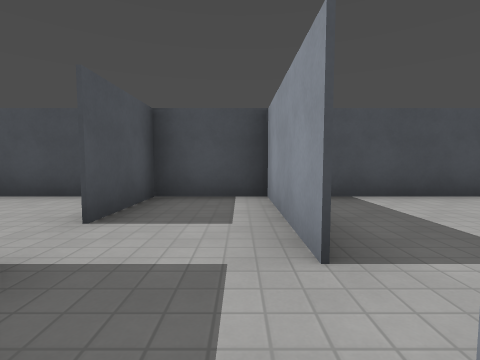
[1] (above)

24 first-person views from a walk through a level from a Godot 3-D game. The camera is 1.2 m above the floor, tilts 4° down and sees 85° across. The floor is counted in squares, 2 m on a side. Each view is taken from the middle of a square. On the plan, view 1 faces up. The plan holds only what a view shows up to about 9 squares ahead; the rest is blank. The place goes on beyond the plan. Door leaves are left out where a doorway can be walked through. Surface patterns are stand-ins for the level's own textures.

[2]
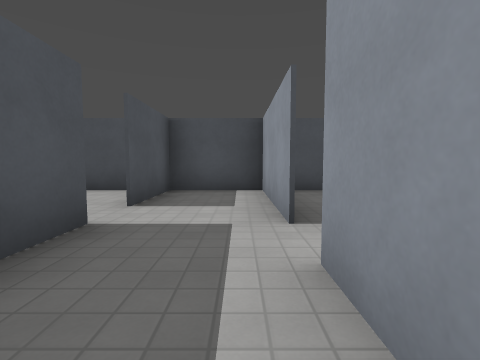

[3]
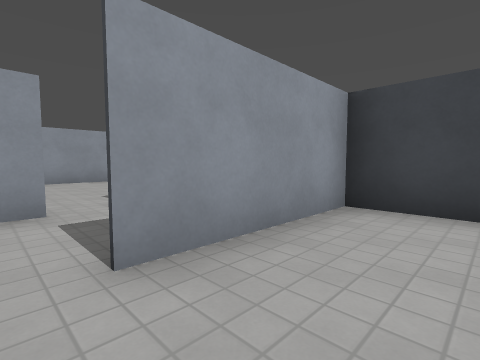

[4]
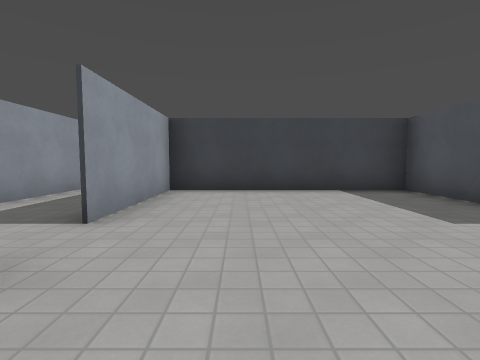

[5]
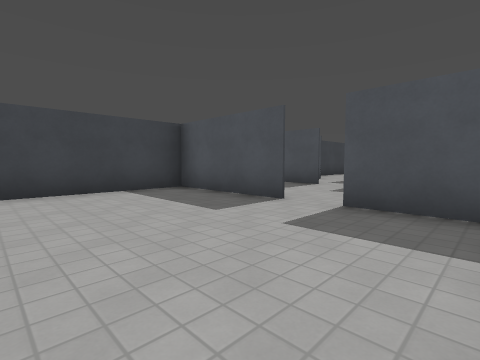

[6]
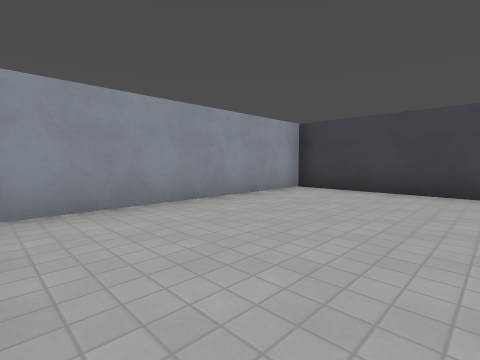

[7]
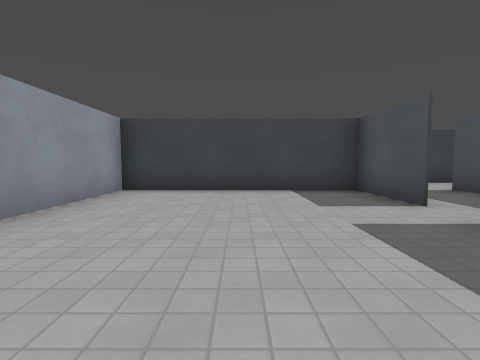

[8]
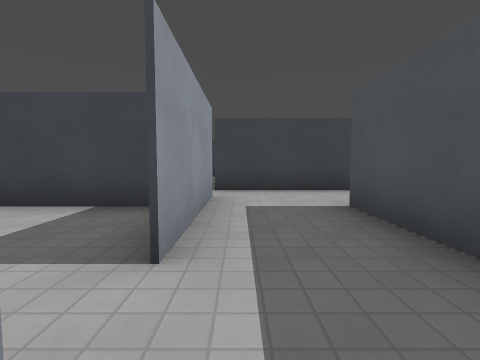

[9]
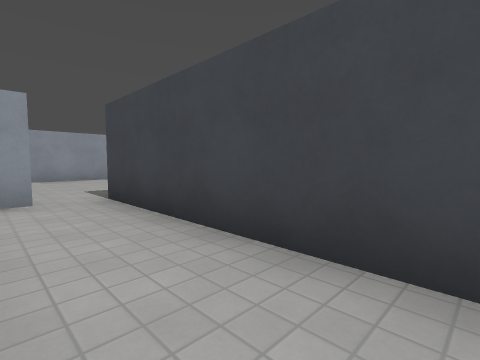

[10]
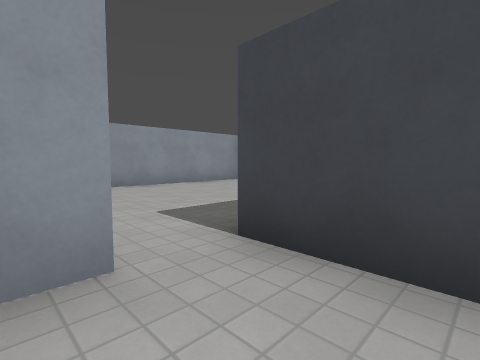

[11]
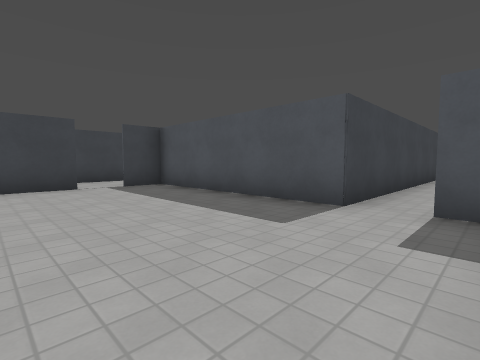

[12]
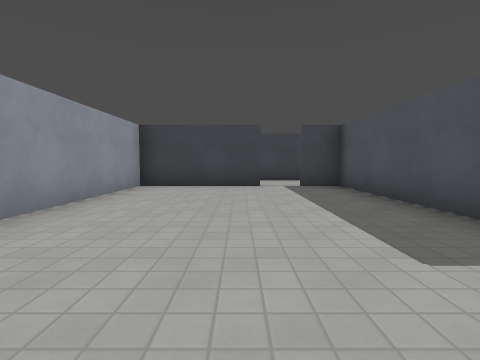

[13]
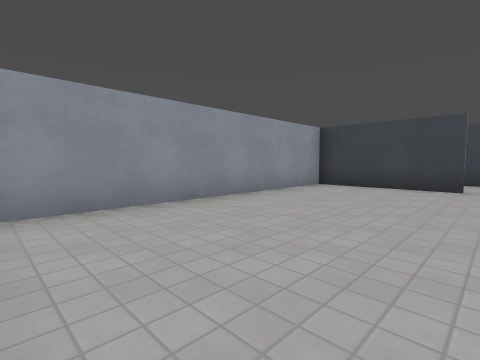

[14]
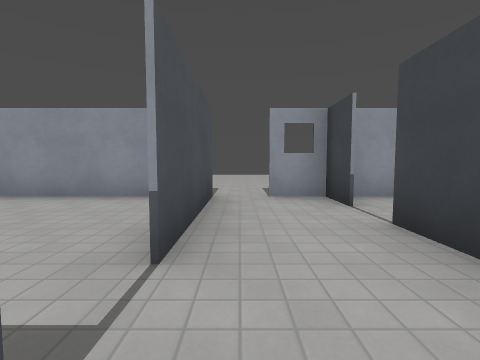

[15]
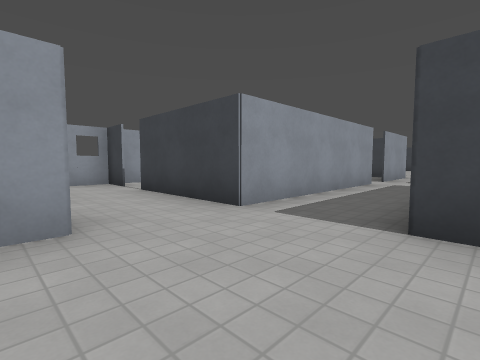

[16]
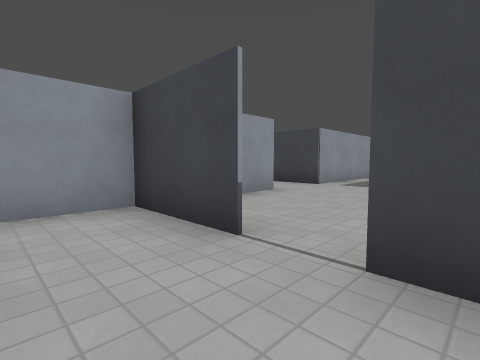

[17]
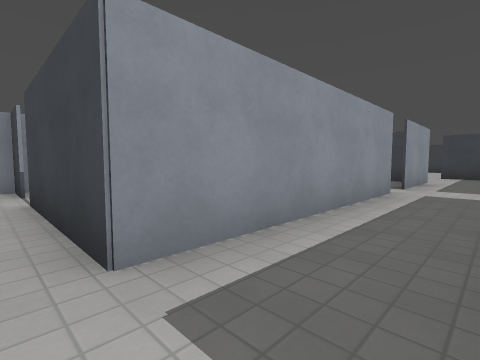

[18]
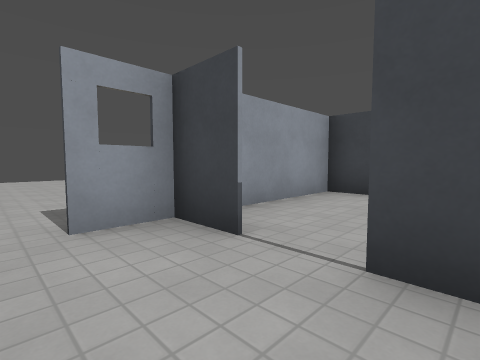

[19]
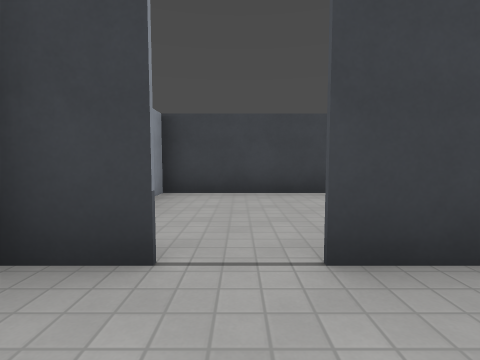

[20]
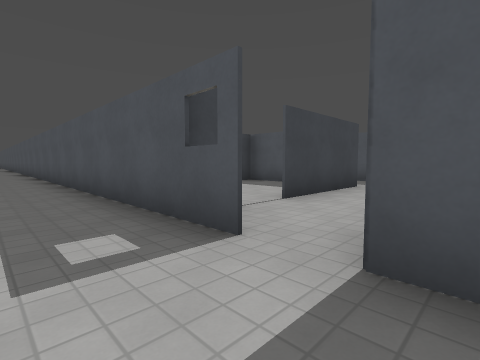

[21]
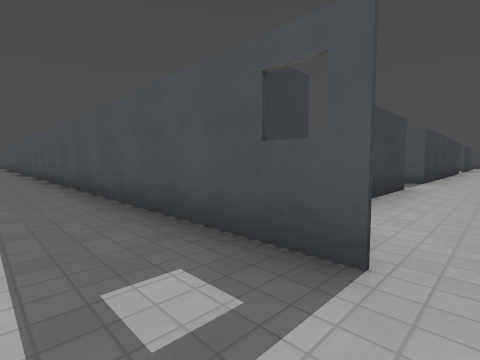

[22]
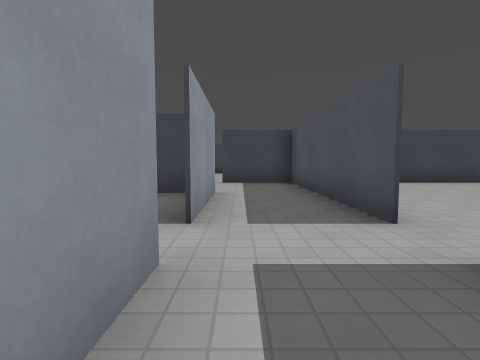

[23]
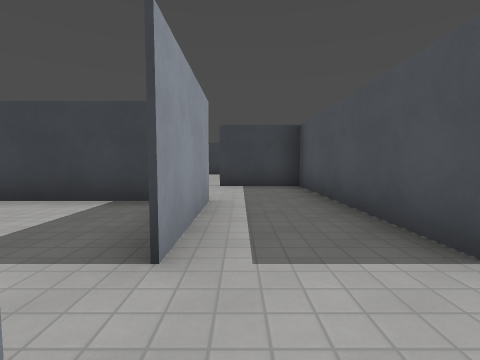

[24]
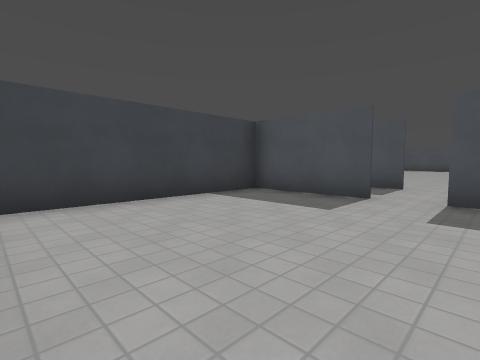

### Floor plan
Points are (right, up) in squares from view 1. A wall is a line through its corners. A room is listed if a view was taken in it or the views show most of it. See-through windows are left out.
Room 1 (views 1, 2)
walls: (0.5, -1.4) (0.5, 0.5); (-1.5, 1.5) (-1.5, -1.5)
ways out: open door at (0.5, 1) to room 3
Room 2 (views 3, 4, 5)
walls: (-6.5, 1.5) (-6.5, -1.5) (-1.5, -1.5) (-1.5, 1.5); (-2.4, 4.5) (-4.1, 4.5); (-6.5, 3.9) (-6.5, 2.5)
ways out: open door at (-1.5, 2) to room 4; opening at (-6, 2)
Room 3 (views 6, 7)
walls: (4.1, 4.5) (0.9, 4.5); (0.5, 0.5) (0.5, -1.5) (5.5, -1.5); (5.5, -1.1) (5.5, 3.9)
ways out: open door at (0.5, 1) to room 1
Room 4 (view 8)
walls: (0.5, 1.4) (0.5, 4.5); (0.9, 4.5) (-1.5, 4.5) (-1.5, 2.5)
ways out: open door at (-1.5, 2) to room 2
Room 5 (views 9, 10)
walls: (-6.3, -3.5) (0.5, -3.5); (0.5, -2.6) (0.5, -1.4)
ways out: open door at (-11.5, 0); open door at (-9.5, 1)
Room 6 (views 11, 12, 13)
walls: (0.5, -3.5) (0.5, -8.5); (2.4, -8.5) (5.5, -8.5) (5.5, -1.1)
ways out: open door at (0.5, -3)
Room 7 (views 14, 15, 17, 22, 23)
walls: (-4.4, -10.5) (-1.5, -10.5) (-1.5, -11.2); (0.5, -8.6) (0.5, -7.5); (0.5, -15.6) (0.5, -10.5) (2, -10.5)
ways out: opening at (-2, -5) to room 8; open door at (2, -8.5) to room 9
Room 8 (view 16)
walls: (-1.5, -5.5) (0.5, -5.5) (0.5, -4.1); (-3, -5.5) (-2.5, -5.5)
ways out: opening at (-2, -5) to room 7
Room 9 (views 18, 19)
walls: (2, -10.5) (3.5, -10.5); (5.5, -8.5) (2.5, -8.5)
ways out: open door at (2, -8.5) to room 7; open door at (5.5, -9) to room 10; open door at (4, -10.5) to room 12
Room 10 (views 20, 21)
walls: (5.5, -9.4) (5.5, -20.2); (5.5, -8) (5.5, -8.5)
ways out: open door at (5.5, -9) to room 9
Room 11 (view 24)
walls: (0.5, -16.4) (0.5, -19) (4.9, -19)
ways out: open door at (-0.5, -16)
Room 12 (no view inside)
walls: (0.5, -12.6) (0.5, -14) (5.5, -14) (5.5, -9.5)
ways out: open door at (4, -10.5) to room 9
Room 13 (no view inside)
walls: (0.5, -19) (0.5, -16.5); (-1.5, -16.4) (-1.5, -21.5) (0.5, -21.5)
ways out: opening at (1, -20)

Positions as (right, up) in squares from view 1, and headings:
1: (0, 0), facing up
2: (0, -1), facing up
3: (-3, 2), facing down-right
4: (-3, 4), facing down
5: (-3, 4), facing down-left
6: (2, 4), facing down-right
7: (3, 4), facing down
8: (0, 2), facing down
9: (-4, -2), facing down-right
10: (-1, -2), facing down-right
11: (4, -2), facing down-left
12: (3, -2), facing down
13: (2, -2), facing down-right
14: (1, -9), facing right
15: (-2, -8), facing down-right
16: (-3, -4), facing down-right
17: (-1, -10), facing down-right
18: (3, -9), facing down-right
19: (4, -9), facing down
20: (7, -8), facing down-left
21: (7, -9), facing down-left
22: (0, -14), facing down
23: (0, -15), facing down
24: (5, -15), facing down-left
